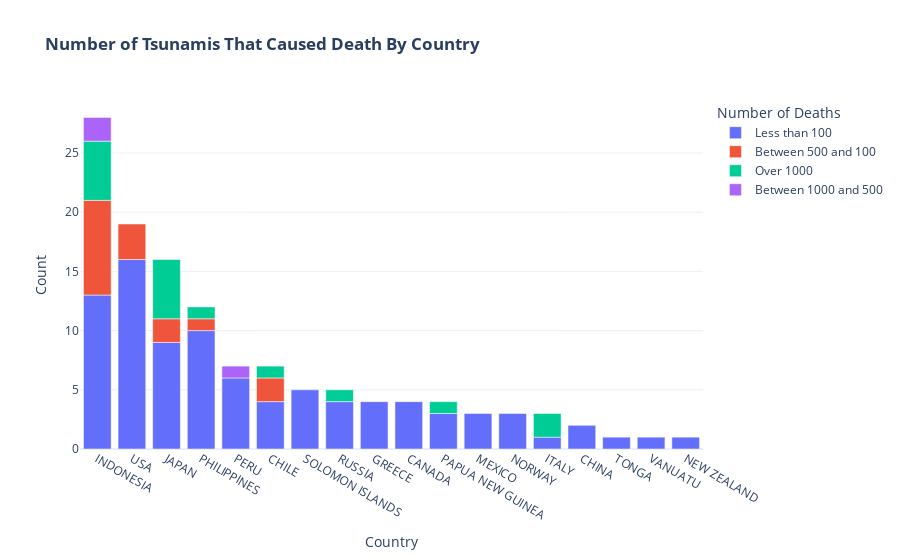

This figure's notebook cell:
### Markdown cell above
<br>**The majority of tsunamis in the category of less than 100 deaths resulted in no fatalities. Let's now examine the tsunamis that caused at least one death.**  
<br>

### Code cell
data_cnt_Country=df[df.Deaths>0].groupby(['Country','Deaths_grp'])['Sr.no'].count().sort_values(ascending=False).reset_index()
data_cnt_Country=data_cnt_Country.loc[data_cnt_Country['Country'].isin(df.groupby(['Country'])['Sr.no'].count().reset_index().nlargest(20,'Sr.no')['Country'])]
fig=px.bar(data_cnt_Country,x="Country",y='Sr.no',color='Deaths_grp',template='plotly_white'
          ,labels={"Sr.no": "Count","Deaths_grp":"Number of Deaths"},title="<b>Number of Tsunamis That Caused Death By Country")
fig.update_layout(xaxis={'categoryorder':'total descending'})
fig.show()

#sort legned

### Figure 1 — Plotly figure (JSON) as saved in the notebook; plotly's stock layout.template omitted (floating-point values rounded to 4 significant figures)
{"data": [{"alignmentgroup": "True", "hovertemplate": "Number of Deaths=Less than 100<br>Country=%{x}<br>Count=%{y}<extra></extra>", "legendgroup": "Less than 100", "marker": {"color": "#636efa", "pattern": {"shape": ""}}, "name": "Less than 100", "offsetgroup": "Less than 100", "orientation": "v", "showlegend": true, "textposition": "auto", "x": ["USA", "INDONESIA", "PHILIPPINES", "JAPAN", "PERU", "SOLOMON ISLANDS", "CHILE", "RUSSIA", "GREECE", "CANADA", "MEXICO", "NORWAY", "PAPUA NEW GUINEA", "CHINA", "TONGA", "VANUATU", "ITALY", "NEW ZEALAND"], "xaxis": "x", "y": [16, 13, 10, 9, 6, 5, 4, 4, 4, 4, 3, 3, 3, 2, 1, 1, 1, 1], "yaxis": "y", "type": "bar"}, {"alignmentgroup": "True", "hovertemplate": "Number of Deaths=Between 500 and 100<br>Country=%{x}<br>Count=%{y}<extra></extra>", "legendgroup": "Between 500 and 100", "marker": {"color": "#EF553B", "pattern": {"shape": ""}}, "name": "Between 500 and 100", "offsetgroup": "Between 500 and 100", "orientation": "v", "showlegend": true, "textposition": "auto", "x": ["INDONESIA", "USA", "JAPAN", "CHILE", "PHILIPPINES"], "xaxis": "x", "y": [8, 3, 2, 2, 1], "yaxis": "y", "type": "bar"}, {"alignmentgroup": "True", "hovertemplate": "Number of Deaths=Over 1000<br>Country=%{x}<br>Count=%{y}<extra></extra>", "legendgroup": "Over 1000", "marker": {"color": "#00cc96", "pattern": {"shape": ""}}, "name": "Over 1000", "offsetgroup": "Over 1000", "orientation": "v", "showlegend": true, "textposition": "auto", "x": ["INDONESIA", "JAPAN", "ITALY", "RUSSIA", "PHILIPPINES", "CHILE", "PAPUA NEW GUINEA"], "xaxis": "x", "y": [5, 5, 2, 1, 1, 1, 1], "yaxis": "y", "type": "bar"}, {"alignmentgroup": "True", "hovertemplate": "Number of Deaths=Between 1000 and 500<br>Country=%{x}<br>Count=%{y}<extra></extra>", "legendgroup": "Between 1000 and 500", "marker": {"color": "#ab63fa", "pattern": {"shape": ""}}, "name": "Between 1000 and 500", "offsetgroup": "Between 1000 and 500", "orientation": "v", "showlegend": true, "textposition": "auto", "x": ["INDONESIA", "PERU"], "xaxis": "x", "y": [2, 1], "yaxis": "y", "type": "bar"}], "layout": {"xaxis": {"anchor": "y", "domain": [0.0, 1.0], "title": {"text": "Country"}, "categoryorder": "total descending"}, "yaxis": {"anchor": "x", "domain": [0.0, 1.0], "title": {"text": "Count"}}, "legend": {"title": {"text": "Number of Deaths"}, "tracegroupgap": 0}, "title": {"text": "<b>Number of Tsunamis That Caused Death By Country"}, "barmode": "relative"}}
